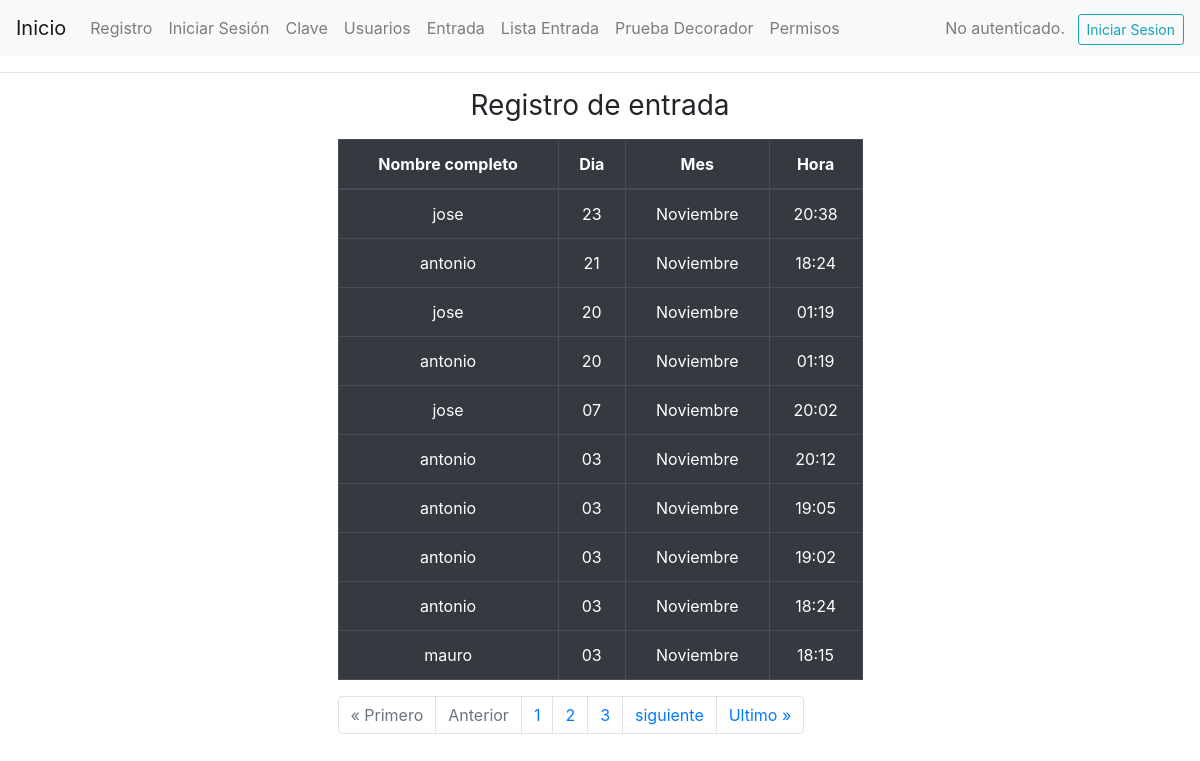
Before: /verificacion with the older database file.
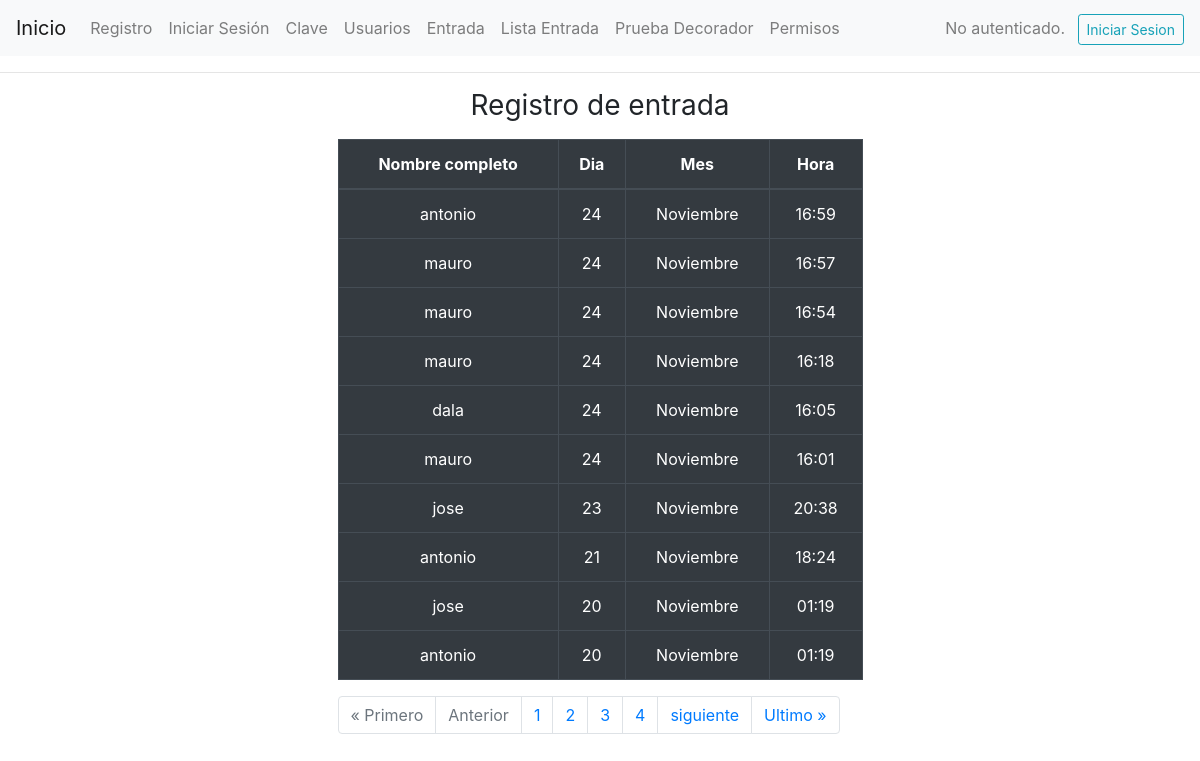
After: the same page with the newer database file.
### login/models.py (models this page shows, shortened)
class RegistroAcceso(models.Model):
    verificacion = models.ForeignKey(Verificacion, on_delete=models.SET_NULL, null=True)
    fecha_hora = models.DateTimeField(auto_now_add=True)

class Verificacion(models.Model):
    usuario = models.OneToOneField(User, on_delete=models.CASCADE)
    nombre_completo = models.CharField(max_length=100)
    email = models.EmailField(max_length=100)
    telefono = models.CharField(max_length=10) # por que un numero tiene solo 10 digitos
    programa_academico = models.CharField(max_length=255)
    contrasena = models.CharField(max_length=6, unique=True, validators=[MinLengthValidator(6)])
    rfid = models.CharField(max_length=50, null=True, blank=True)
    lab_vision = models.BooleanField(default=False)
    lab_robotica = models.BooleanField(default=False)

### login/views.py (the view)
# urls.py: path('verificacion', views.lista_registro, name='verificacion'),
def lista_registro(request):
    registros = RegistroAcceso.objects.all()
    paginacion = Paginator(RegistroAcceso.objects.all().order_by('-id'), 10)
    page = request.GET.get('page')
    registro_acceso = paginacion.get_page(page)
    num_paginas = registro_acceso.paginator.page_range
    parametros = {'registros':registros,
                    'paginacion':registro_acceso,
                    'num_paginas':num_paginas}
    return render(request, 'pagina/verificacion.html', parametros)

### login/templates/pagina/verificacion.html (shortened to what this page needs)
{% extends 'main/prueba.html' %}
{% block content %}
    <main class='container'>
        <div class='row'>
            <div class='col-md-6 offset-md-3'>
                <h1 class="h3 mb-3 font-weight-normal text-center">Registro de entrada</h1>
                <div>
                    <table class="table table-hover table-dark table-bordered border-light">
                        <thead>
                            <tr>
                                <th scope="col" class="text-center">Nombre completo</th>
                                <th scope="col" class="text-center">Dia</th>
                                <th scope="col" class="text-center">Mes</th>
                                <th scope="col" class="text-center">Hora</th>
                                </div>
                        <tbody>
                            {% for registro in paginacion %}
                            <tr>
                                <td scope="col" class="text-center">{{registro.verificacion.nombre_completo}}</td>
                                <td scope="col" class="text-center">{{registro.fecha_hora|date:"d" }}</td>
                                <td scope="col" class="text-center">{{registro.fecha_hora|date:"F" }}</td>
                                <td scope="col" class="text-center">{{registro.fecha_hora|date:"H:i" }}</td>
                            </tr>
                            {% endfor %}
                        </tbody>
                </div>
                <nav aria-label="Page navigation example">
                        <ul class="pagination">
                        {% if paginacion.has_previous %}
                            <li class="page-item"><a class="page-link" href="?page=1">&laquo Primero</a></li>
                            <li class="page-item"><a class="page-link" href="?page={{ paginacion.previous_page_number }}">Anterior</a></li>
                            {% else %}
                            <li class="page-item disabled"><a class="page-link" href="#">&laquo Primero</a></li>
                            <li class="page-item disabled"><a class="page-link" href="#">Anterior</a></li>
                        {% endif %}
                        {% for numero in num_paginas %}
                        <li class="page-item"><a class="page-link" href='?page={{numero}}'>{{numero}}</a></li>
                        {% endfor %}
                        {% if paginacion.has_next %}
                            <li class="page-item"><a class="page-link" href="?page={{paginacion.next_page_number}}">siguiente</a></li>
                            <li class="page-item"><a class="page-link" href="?page={{ paginacion.paginator.num_pages }}">Ultimo &raquo</a></li>
                            {% else %}
                            <li class="page-item disabled"><a class="page-link" href="#">siguiente</a></li>
                            <li class="page-item disabled"><a class="page-link" href="#">Ultimo &raquo</a></li>
                        {% endif %}
                    </ul>
                </nav>
            </div>
        </div>
{% endblock  %}

Changed rows visible on the page:
no longer on this page (row unchanged): RegistroAcceso: verificacion.nombre_completo "jose", fecha_hora "07", fecha_hora "Noviembre", fecha_hora "20:02"
no longer on this page (row unchanged): RegistroAcceso: verificacion.nombre_completo "antonio", fecha_hora "03", fecha_hora "Noviembre", fecha_hora "20:12"
no longer on this page (row unchanged): RegistroAcceso: verificacion.nombre_completo "antonio", fecha_hora "03", fecha_hora "Noviembre", fecha_hora "19:05"
no longer on this page (row unchanged): RegistroAcceso: verificacion.nombre_completo "antonio", fecha_hora "03", fecha_hora "Noviembre", fecha_hora "19:02"
no longer on this page (row unchanged): RegistroAcceso: verificacion.nombre_completo "antonio", fecha_hora "03", fecha_hora "Noviembre", fecha_hora "18:24"
no longer on this page (row unchanged): RegistroAcceso: verificacion.nombre_completo "mauro", fecha_hora "03", fecha_hora "Noviembre", fecha_hora "18:15"
added RegistroAcceso: verificacion.nombre_completo "antonio", fecha_hora "24", fecha_hora "Noviembre", fecha_hora "16:59"
added RegistroAcceso: verificacion.nombre_completo "mauro", fecha_hora "24", fecha_hora "Noviembre", fecha_hora "16:57"
added RegistroAcceso: verificacion.nombre_completo "mauro", fecha_hora "24", fecha_hora "Noviembre", fecha_hora "16:54"
added RegistroAcceso: verificacion.nombre_completo "mauro", fecha_hora "24", fecha_hora "Noviembre", fecha_hora "16:18"
added RegistroAcceso: verificacion.nombre_completo "dala", fecha_hora "24", fecha_hora "Noviembre", fecha_hora "16:05"
added RegistroAcceso: verificacion.nombre_completo "mauro", fecha_hora "24", fecha_hora "Noviembre", fecha_hora "16:01"
Other visible differences:
new list line: "4"
